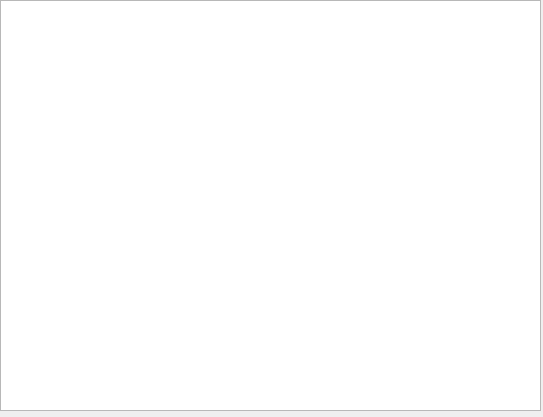
<?xml version="1.0" encoding="UTF-8"?>
<ui version="4.0">
 <class>Form</class>
 <widget class="QWidget" name="Form">
  <property name="geometry">
   <rect>
    <x>0</x>
    <y>0</y>
    <width>543</width>
    <height>417</height>
   </rect>
  </property>
  <property name="windowTitle">
   <string>Form</string>
  </property>
  <widget class="QTableWidget" name="tableWidget">
   <property name="geometry">
    <rect>
     <x>0</x>
     <y>0</y>
     <width>541</width>
     <height>411</height>
    </rect>
   </property>
  </widget>
 </widget>
 <resources/>
 <connections/>
</ui>
